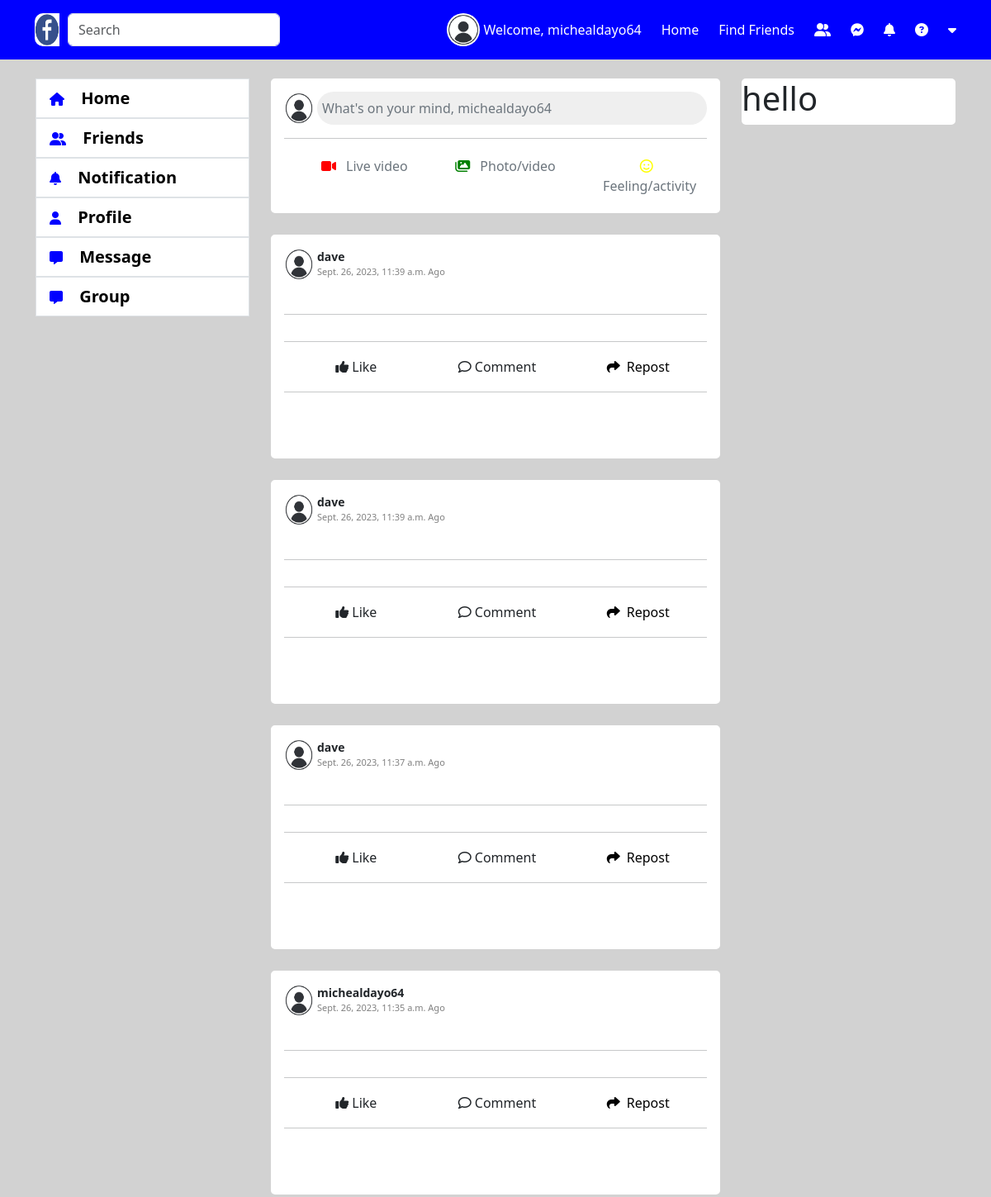
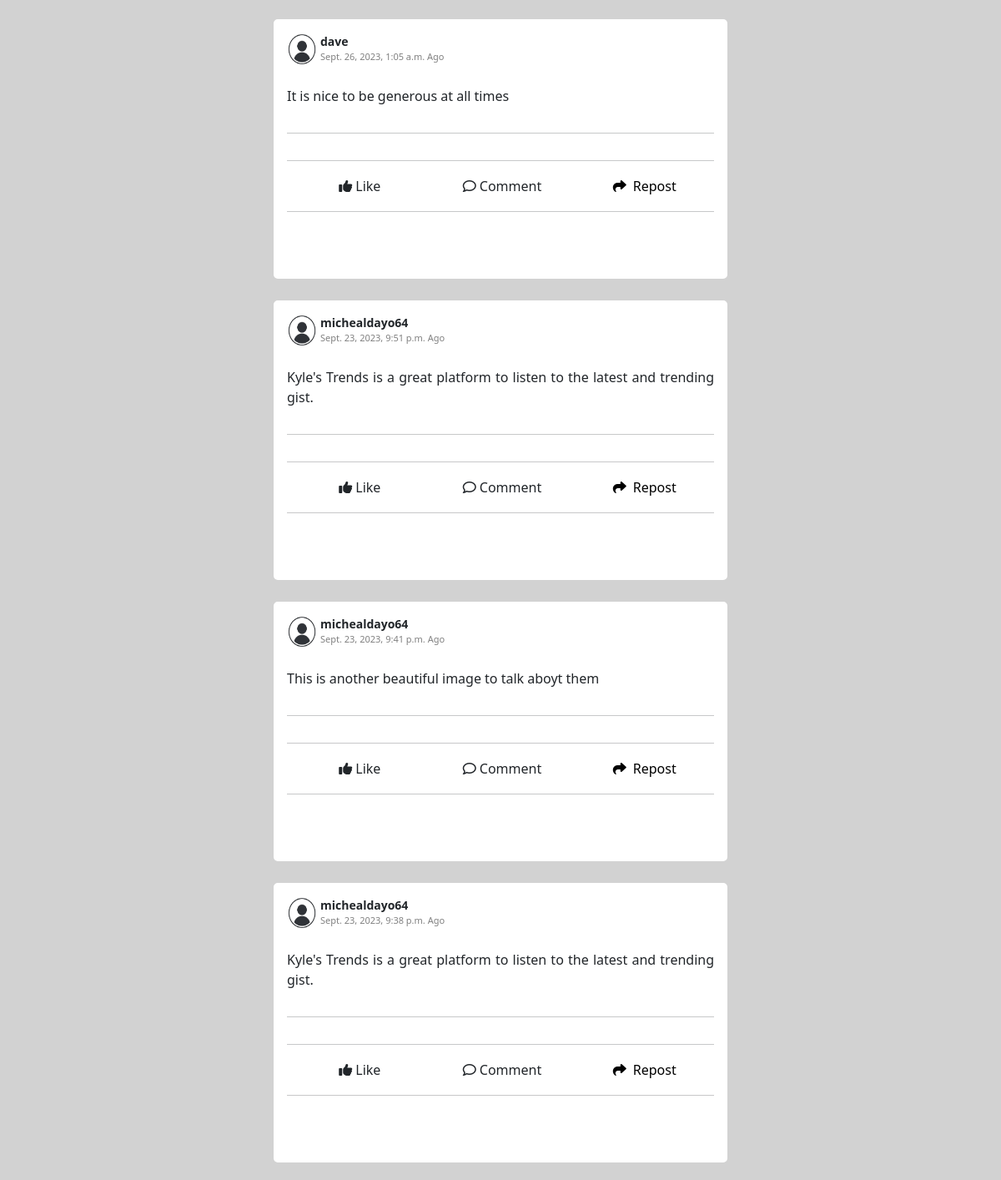
/home/ (signed in), run on an earlier commit of the app's database (2 pictures, top to bottom).
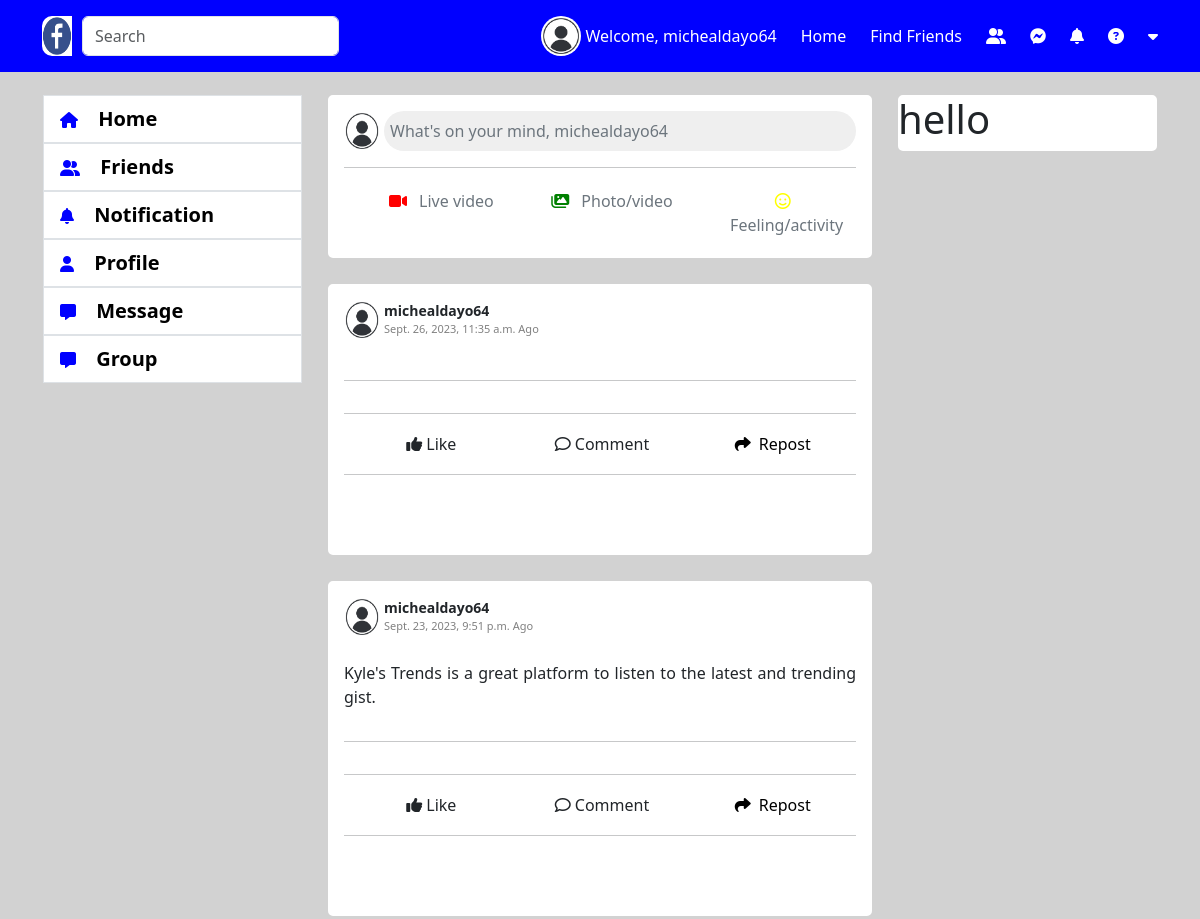
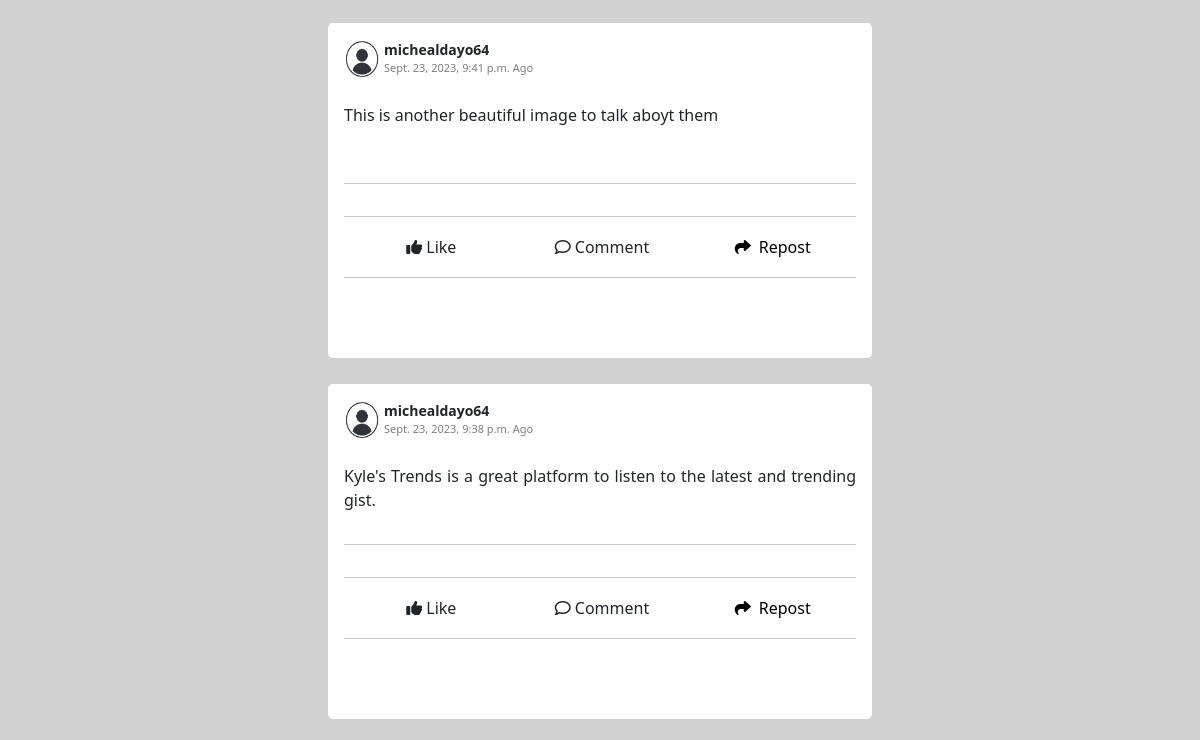
And on a later commit of the database (2 pictures, top to bottom).
### social_app/models.py (models this page shows, shortened)
class Post(models.Model):
    user = models.ForeignKey(
        settings.AUTH_USER_MODEL, on_delete=models.CASCADE, null=True, blank=True, related_name='author')
    user_post = models.TextField(null=True, blank=True)
    file = models.FileField(
        upload_to="post_images/", null=True, blank=True)
    date_post = models.DateTimeField(auto_now_add=True)
    date_post_update = models.DateTimeField(auto_now=True)
    user_like_post = models.ManyToManyField(
        settings.AUTH_USER_MODEL, blank=True)
    posted_by = models.ForeignKey(
        settings.AUTH_USER_MODEL, on_delete=models.CASCADE, null=True, blank=True, related_name='posted_by')

### account/models.py (models this page shows, shortened)
class Accounts(AbstractBaseUser):
    email = models.EmailField(verbose_name="email", max_length=60, unique=True)
    username = models.CharField(max_length=30, unique=True)
    date_joined = models.DateTimeField(
        verbose_name='date joined', auto_now_add=True)
    last_login = models.DateTimeField(verbose_name='last login', auto_now=True)
    is_admin = models.BooleanField(default=False)
    is_active = models.BooleanField(default=True)
    is_staff = models.BooleanField(default=False)
    is_superuser = models.BooleanField(default=False)
    profile_image = models.ImageField(max_length=255, upload_to=get_profile_image_filepath,
                                      null=True, blank=True, default=get_default_profile_image)
    hide_email = models.BooleanField(default=True)
    USERNAME_FIELD = 'email'
    REQUIRED_FIELDS = ['username']
    objects = MyAccountManager()

### social_app/views.py (the view)
# urls.py: path('', friend_index, name='friend-index'),
def index(request):
    context = {}
    user = request.user
    if user.is_authenticated:
        friend = FriendsList.objects.get(user = user)
        friends_list = friend.friends.all()
        post_list = Post.objects.filter(user__in = list(friends_list) + [user,]).order_by('-date_post')
        context['post_list'] = post_list
    else:
        return redirect('login')
    return render(request, 'home.html', context)

### social_app/templates/home.html (shortened to what this page needs)
{% extends 'base.html' %}
{% block content %}
{% load static %}
<br>
    <div class="row">
      <div class="col-3">
        {% include 'snippets/left-menu.html' %}
      </div>
      <div class="col-6" id="postlistid">
        {% include 'home_main_content.html' %}
        {% for i in post_list %}
        <br>
        <div class="card p-3">
          <div class="d-flex flex-row justify-content-between align-items-center">
            <div class="d-flex flex-row">
              <img class="pe-1 profile-pic" src="{{ i.user.profile_image.url }}" alt="" srcset="">
              <div class="d-flex flex-column">
                <span style="font-size: 14px; font-weight: bold;">{{ i.user.username }}</span>
                <span style="font-size: 11px; color: gray;">{{ i.date_post }} Ago</span>
              </div>
            </div>
          </div>
          <br>
          <div class="w-100" id="post">
            {% if i.user_post %}
              <p>{{ i.user_post }}</p>
            {% endif %}
          </div>
          <div id="postimage">
          </div>
          <hr>
          <hr>
            <div class="d-flex flex-row justify-content-between">
              <div class="d-flex flex-row align-items-center justify-content-center w-50 likecommentshare" id="likeidBtn" data-id="{{ i.pk }}">
                <i class="fa-solid fa-thumbs-up p-1"></i>
                <span class="likeunlike_{{ i.id }}" id="likeunlikeid" data-id="{{ i.id }}">Like</span>
              </div>
            <div class="d-flex flex-row align-items-center justify-content-center w-50 likecommentshare" id="commentidBtn" data-id="{{ i.pk }}">
              <i class="fa-regular fa-comment p-1"></i>
              <span>Comment</span>
            </div>
            <div class="d-flex flex-row align-items-center justify-content-center w-50 likecommentshare" id="shareidBtn">
              <a href="{% url 'user-share-post' i.id %}">
                <i class="fa-solid fa-share p-1"></i>
              <span>Repost</span>
              </a>
            </div>
            </div>
          <hr>
          <br>
          <br>
        </div>
        {% endfor %}
      </div>
      <div class="col-3">
        <div class="card">
            <h1>hello</h1>
        </div>
      </div>
    </div>
{% endblock %}

What changed in the data, as far as the page shows it:
no longer on this page (row edited): Post: user.profile_image (picture), user.username "dave", date_post "Sept. 26, 2023, 11:39 a.m."
no longer on this page (row edited): Post: user.profile_image (picture), user.username "dave", date_post "Sept. 26, 2023, 11:39 a.m."
no longer on this page (row unchanged): Post: user.profile_image (picture), user.username "dave", date_post "Sept. 26, 2023, 11:37 a.m."
no longer on this page (row unchanged): Post: user.profile_image (picture), user.username "dave", date_post "Sept. 26, 2023, 1:05 a.m.", user_post "It is nice to be generous at all times"
